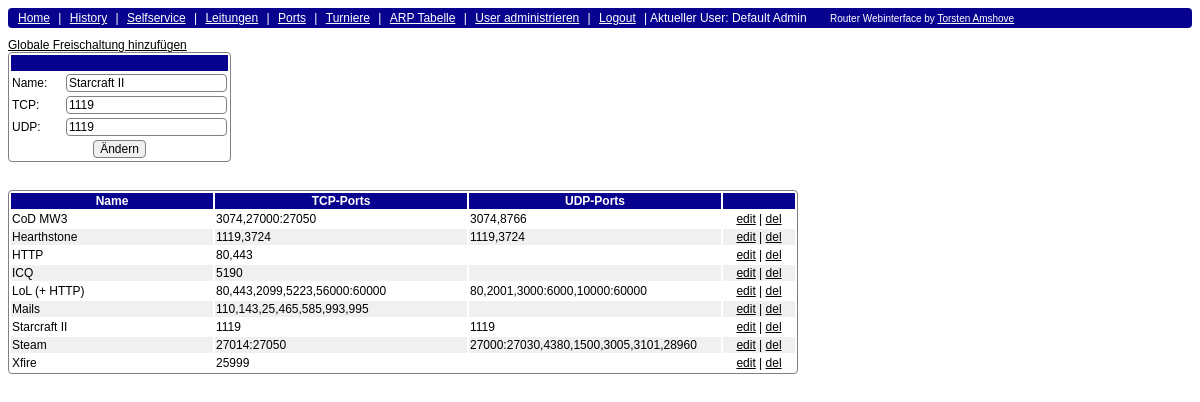
/webinterface/index.php?page=ports&cmd=edit&id=2 (signed in), run on the app's committed database.
### tables this page shows
CREATE TABLE IF NOT EXISTS `ports` (
  `id` int(10) unsigned NOT NULL AUTO_INCREMENT,
  `name` varchar(200) NOT NULL,
  `active` tinyint(1) NOT NULL,
  `leitung` tinyint(4) NOT NULL DEFAULT '0',
  `tcp` varchar(200) NOT NULL,
  `udp` varchar(200) NOT NULL,
  PRIMARY KEY (`id`)
);

### webinterface/ports.php (the view, shortened to what this page needs)
<?php
if($_SESSION["ad_level"] >= 4){
$submit_name = "add";
$submit_value = "Hinzuf&uuml;gen";
$display = "none";
if($_GET["cmd"] == "edit" && is_numeric($_GET["id"]) && !empty($_GET["id"])){
  $submit_name = "edit";
  $submit_value = "&Auml;ndern";
  $display = "block";
  $value = mysql_fetch_assoc(mysql_query("SELECT * FROM ports WHERE id = '".mysql_real_escape_string($_GET["id"])."' LIMIT 1"));
}elseif($_GET["cmd"] == "del" && is_numeric($_GET["id"]) && !empty($_GET["id"])){
  if(mysql_result(mysql_query("SELECT active FROM ports WHERE id = '".mysql_real_escape_string($_GET["id"])."' LIMIT 1"),0,"active") == "1") ports_del($_GET["id"]);
  mysql_query("DELETE FROM ports WHERE id = '".mysql_real_escape_string($_GET["id"])."' LIMIT 1");
}
echo "<a href='#' onClick='document.getElementById(\"formular\").style.display = \"block\";'>Globale Freischaltung hinzuf&uuml;gen</a><br>";
echo "<form action='index.php?page=ports' method='POST' id='formular' style='display: $display;'>
<input type='hidden' name='id' value='".$value["id"]."'>
<table>
  <tr>
    <th colspan='2'>&nbsp;</th>
  </tr>
  <tr>
    <td width='50'>Name:</td>
    <td><input type='text' name='name' value='".$value["name"]."'></td>
  </tr>
  <tr>
    <td>TCP:</td>
    <td><input type='text' name='tcp' value='".$value["tcp"]."'></td>
  </tr>
  <tr>
    <td>UDP:</td>
    <td><input type='text' name='udp' value='".$value["udp"]."'></td>
  </tr>
  <tr>
    <td colspan='2' align='center'><input type='submit' name='".$submit_name."' value='".$submit_value."'></td>
  </tr>
</table>
</form>";
echo "<br><br>";
echo "<table class='hover_row'>
  <tr>
    <th width='200'>Name</th>
    <th width='250'>TCP-Ports</th>
    <th width='250'>UDP-Ports</th>
    <th width='70'>&nbsp;</th>
  </tr>";
$query = mysql_query("SELECT * FROM ports ORDER BY name");
while($row = mysql_fetch_assoc($query)){
  echo "<tr>
    <td>".$row["name"]."</td>
    <td>".$row["tcp"]."</td>
    <td>".$row["udp"]."</td>
    <td align='center'><a href='index.php?page=ports&cmd=edit&id=".$row["id"]."'>edit</a> | <a href='index.php?page=ports&cmd=del&id=".$row["id"]."' onClick='return confirm(\"Ports wirklich l&ouml;schen?\");'>del</a></td>
  </tr>";
}
echo "</table>";
}
?>

### webinterface/css/style.css (style rules this page uses)
* { font-family: Arial, verdana, sans-serif; font-size: 12px; }
a { color: #000000; }
table { border: 1px solid gray; -moz-border-radius: 4px; -webkit-border-radius: 4px; border-radius: 4px; }
th { background-color: #07038F; color: #FFFFFF; }
input,select,textarea { border: 1px solid gray; -moz-border-radius: 4px; -webkit-border-radius: 4px; border-radius: 4px; }
table.hover_row tr:nth-child(odd) { background-color: #F0F0F0; }

### data on the page
ports: name "Starcraft II", tcp "1119", udp "1119"
ports: name "CoD MW3", tcp "3074,27000:27050", udp "3074,8766"
ports: name "Hearthstone", tcp "1119,3724", udp "1119,3724"
ports: name "HTTP", tcp "80,443"
ports: name "ICQ", tcp "5190"
ports: name "LoL (+ HTTP)", tcp "80,443,2099,5223,56000:60000", udp "80,2001,3000:6000,10000:60000"
ports: name "Mails", tcp "110,143,25,465,585,993,995"
ports: name "Steam", tcp "27014:27050", udp "27000:27030,4380,1500,3005,3101,28960"
ports: name "Xfire", tcp "25999"

### other printed values
$_SESSION["user_name"] "Default Admin"
